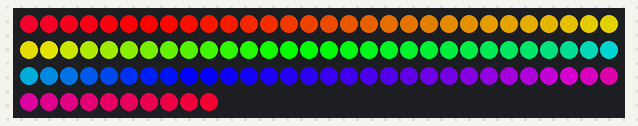
Bench run of a sketch on a simulated Arduino Uno, built with avr-gcc and run on an emulated ATmega328P. Shown: 100 RGB LEDs in strip order, left to right, continuing on the next row.

Above: at 105.3 s.

The sketch:

Lights.ino
```cpp
#include <FastLED.h>
#define NUM_LEDS 100
#define DATA_PIN 3
CRGB leds[NUM_LEDS];

void setup() {
  FastLED.addLeds<WS2811, DATA_PIN>(leds, NUM_LEDS);
}

void loop() {
  for (int j = 0; j < 256; j++) {
  for (int i = 0; i < NUM_LEDS; i++) {
    leds[i] = CHSV(map(i, 0, 99, 0, 255)+j*15, 255, 255);
    FastLED.show();
  //leds[i] = CRGB::Black;

  }
  //delay(10);
  /*
  for (int i = 0; i < NUM_LEDS; i++) {
    leds[i] = CRGB::Black;
    FastLED.show();
    delay(30);
  }
*/
}
}
```
